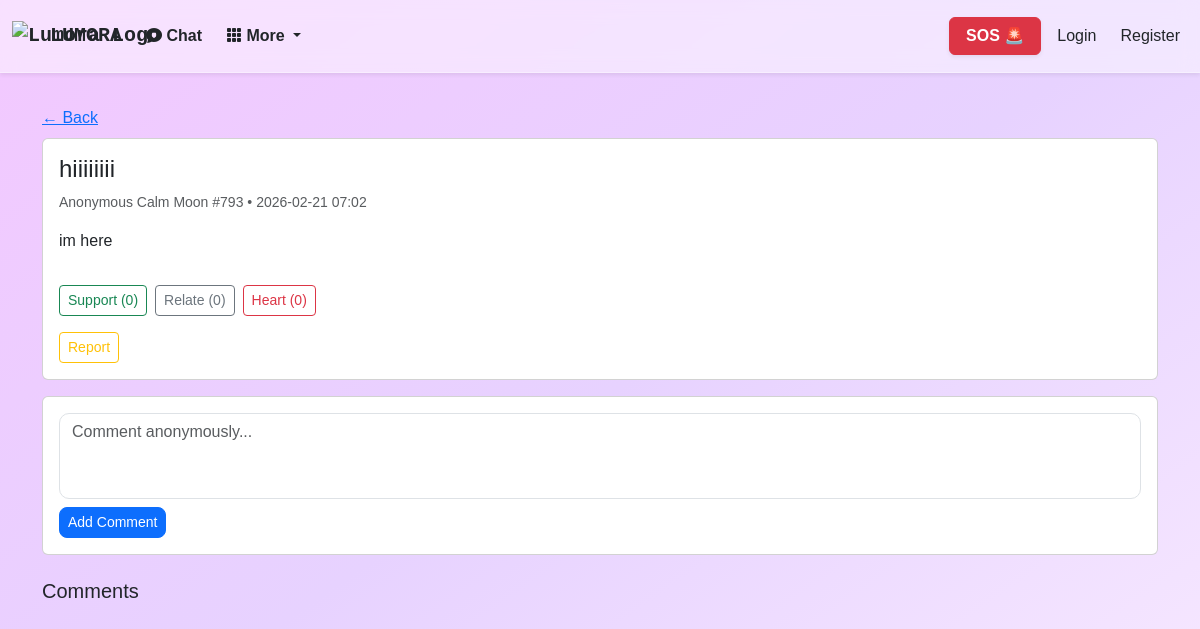
Screenshot of /community/post/1 with the database file from the repository.
### ChatbotWebsite/models.py (models this page shows)
class CommunityPost(db.Model):
    __tablename__ = "community_post"
    id = db.Column(db.Integer, primary_key=True)
    user_id = db.Column(db.Integer, db.ForeignKey("user.id"), nullable=True, index=True)
    anon_alias = db.Column(db.String(80), nullable=False, index=True)
    title = db.Column(db.String(140), nullable=False)
    body = db.Column(db.Text, nullable=False)
    tags_json = db.Column(db.Text, nullable=True)
    created_at = db.Column(db.DateTime, default=datetime.utcnow, index=True)
    status = db.Column(db.String(20), nullable=False, default="visible", index=True)
    reports_count = db.Column(db.Integer, nullable=False, default=0, index=True)
    comments = db.relationship(
        "CommunityComment",
        backref="post",
        lazy=True,
        cascade="all, delete-orphan",
    )
    reactions = db.relationship(
        "CommunityReaction",
        backref="post",
        lazy=True,
        cascade="all, delete-orphan",
    )

### ChatbotWebsite/community/routes.py (the view)
@community.route("/community/post/<int:id>", methods=["GET"])
def view_post(id: int):
    post = CommunityPost.query.get_or_404(id)
    if post.status != "visible":
        flash("This post is not available.", "warning")
        return redirect(url_for("community.feed"))
    comments = (
        CommunityComment.query
        .filter_by(post_id=post.id)
        .filter(CommunityComment.status == "visible")
        .order_by(CommunityComment.created_at.asc())
        .all()
    )
    reactions = CommunityReaction.query.filter_by(post_id=post.id).all()
    counts = {"support": 0, "relate": 0, "heart": 0}
    for r in reactions:
        if r.type in counts:
            counts[r.type] += 1
    try:
        tags = json.loads(post.tags_json or "[]")
        if not isinstance(tags, list):
            tags = []
    except Exception:
        tags = []
    return render_template(
        "community/post_detail.html",
        post=post,
        comments=comments,
        counts=counts,
        tags=tags,
    )

### ChatbotWebsite/main/routes.py (called while the page is built)
@main.after_app_request
def add_ngrok_header(resp):
    resp.headers["ngrok-skip-browser-warning"] = "1"
    return resp

### ChatbotWebsite/community/templates/community/post_detail.html (shortened to what this page needs)
{% extends "layout.html" %}
{% block content %}
<div class="container mt-4">
  <a href="{{ url_for('community.feed') }}">&larr; Back</a>
  <div class="card p-3 mt-2">
    <h4>{{ post.title }}</h4>
    <small class="text-muted">{{ post.anon_alias }} • {{ post.created_at.strftime('%Y-%m-%d %H:%M') }}</small>
    <p class="mt-3">{{ post.body }}</p>
    <div class="mt-3 d-flex gap-2">
      <button class="btn btn-outline-success btn-sm react-btn" data-type="support">
        Support ({{ counts.support }})
      </button>
      <button class="btn btn-outline-secondary btn-sm react-btn" data-type="relate">
        Relate ({{ counts.relate }})
      </button>
      <button class="btn btn-outline-danger btn-sm react-btn" data-type="heart">
        Heart ({{ counts.heart }})
      </button>
    </div>
    <div class="mt-3">
      <button class="btn btn-sm btn-outline-warning" onclick="reportPost()">Report</button>
    </div>
  </div>
  <div class="card p-3 mt-3">
    <form method="POST" action="{{ url_for('community.add_comment', id=post.id) }}">
      <textarea class="form-control mb-2" name="body" rows="3" placeholder="Comment anonymously..." required></textarea>
      <button class="btn btn-primary btn-sm">Add Comment</button>
    </form>
  </div>
  <h5 class="mt-4">Comments</h5>
</div>
{% endblock %}

### ChatbotWebsite/static/styles/layout.css (style rules this page uses)
body { font-family: Arial, Helvetica, sans-serif; margin: 0; padding-top: 82px; background: #f5edf9; }
textarea.form-control { border-radius: 10px; resize: none; }
button.btn-primary { border-radius: 8px; }
html { scroll-padding-top: 90px; }
.card, textarea, .comment-box { position: relative; z-index: 1; }

### rows the page displays
CommunityPost: title "hiiiiiiii", anon_alias "Anonymous Calm Moon #793", created_at "2026-02-21 07:02", body "im here"

### other values shown
{{ counts.support }} "0"
{{ counts.relate }} "0"
{{ counts.heart }} "0"
